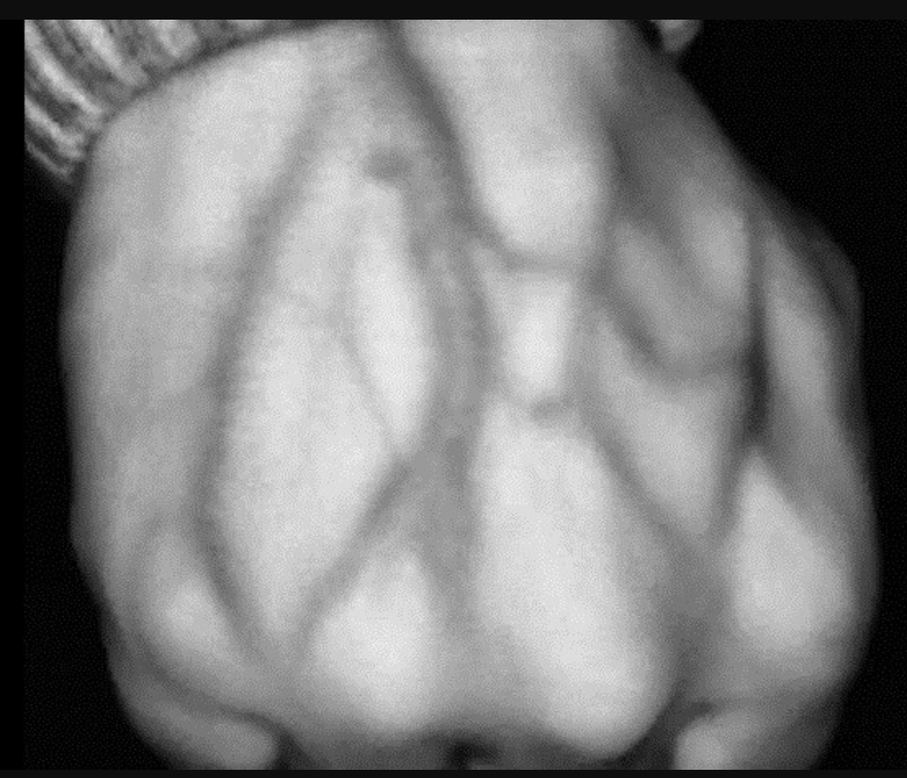
#> input picture fake_images/Screen Shot 2019-08-22 at 10.27.02 AM.png, 907 x 778 px, shrunk from 1108 x 950 before the run, found by its file name
$ python straight_line_detection.py
#> lines starting #> are read from the running program, lines starting #| are printed output that depends on the picture; after the words box and inside, x2 and y2 are one past the last pixel; in counts of white or black regions, pixels touching at a corner belong together
"""
@file hough_lines.py
@brief This program demonstrates line finding with the Hough transform
"""
import sys
import math
import cv2 as cv
import numpy as np


def main(argv):
    #default_file = 'my webcam_screenshot_22.08.2019.png'
    default_file = 'fake_images/Screen Shot 2019-08-22 at 10.27.02 AM.png'
    filename = argv[0] if len(argv) > 0 else default_file
    # Loads an image
    src = cv.imread(cv.samples.findFile(filename), cv.IMREAD_GRAYSCALE)
#> src: shape (778, 907); min 0, max 245, mean 124
    # Check if image is loaded fine
    if src is None:
        print('Error opening image!')
        print('Usage: hough_lines.py [image_name -- default ' + default_file + '] \n')
        return -1

    dst = cv.Canny(src, 50, 200, None, 3)
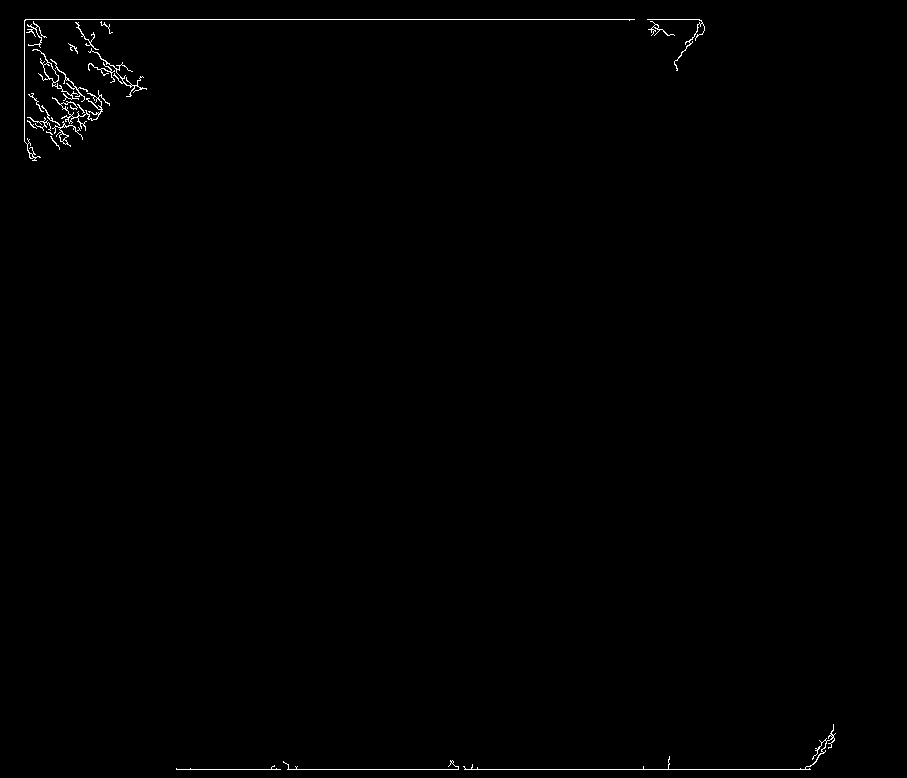
#> dst: shape (778, 907); 0.48% white in thin lines or dots, all inside (x1, y1, x2, y2) = (24, 19, 836, 770)

    # Copy edges to the images that will display the results in BGR
    cdst = cv.cvtColor(dst, cv.COLOR_GRAY2BGR)
    cdstP = np.copy(cdst)

    lines = cv.HoughLines(dst, 1, np.pi / 180, 150, None, 0, 0)
#> lines = [[19, 1.57], [769, 1.57]]

    if lines is not None:
        for i in range(0, len(lines)):
            rho = lines[i][0][0]
            theta = lines[i][0][1]
            a = math.cos(theta)
            b = math.sin(theta)
            x0 = a * rho
            y0 = b * rho
            pt1 = (int(x0 + 1000 * (-b)), int(y0 + 1000 * (a)))
            pt2 = (int(x0 - 1000 * (-b)), int(y0 - 1000 * (a)))
            cv.line(cdst, pt1, pt2, (0, 0, 255), 3, cv.LINE_AA)
#> this loop made 2 passes
#> (rho, theta, a, b, x0, y0, pt1, pt2) on passes 1 to 2: (19, 1.57, -4.37e-08, 1, -8.31e-07, 19, (-1000, 18), (999, 19)), (769, 1.57, -4.37e-08, 1, -3.36e-05, 769, (-1000, 768), (999, 769))
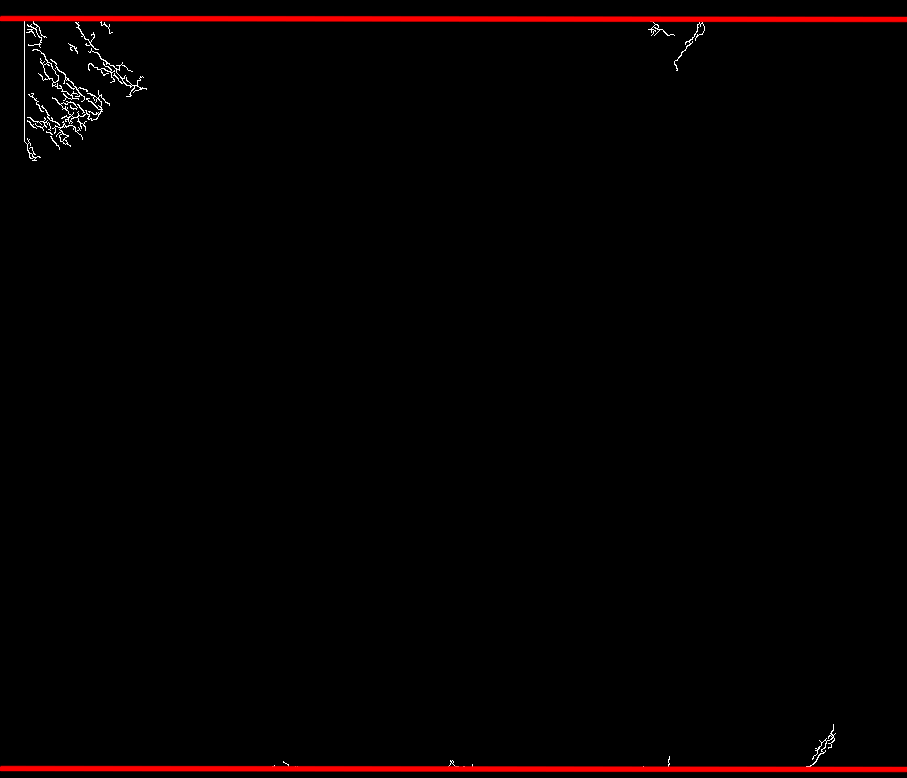
#> cdst: shape (778, 907, 3); mean B, G, R 0.7, 0.7, 4.3

    linesP = cv.HoughLinesP(dst, 1, np.pi / 180, 50, None, 50, 10)
#> linesP = [[25, 19, 634, 19], [176, 769, 810, 769], [24, 141, 24, 20], [33, 45, 100, 112]]

    if linesP is not None:
        for i in range(0, len(linesP)):
            l = linesP[i][0]
            cv.line(cdstP, (l[0], l[1]), (l[2], l[3]), (0, 0, 255), 3, cv.LINE_AA)
#> this loop made 4 passes
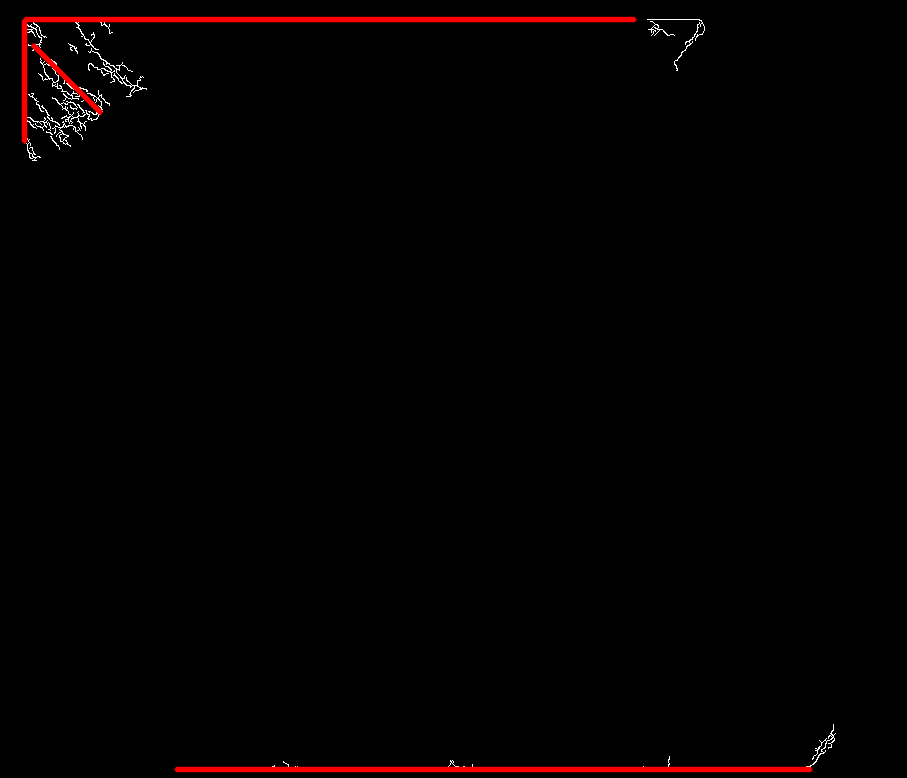
#> cdstP: shape (778, 907, 3); mean B, G, R 0.7, 0.7, 3.5

    cv.imshow("Source", src)
    cv.imshow("Detected Lines (in red) - Standard Hough Line Transform", cdst)
    cv.imshow("Detected Lines (in red) - Probabilistic Line Transform", cdstP)

    cv.waitKey()
    return 0


if __name__ == "__main__":
    main(sys.argv[1:])
